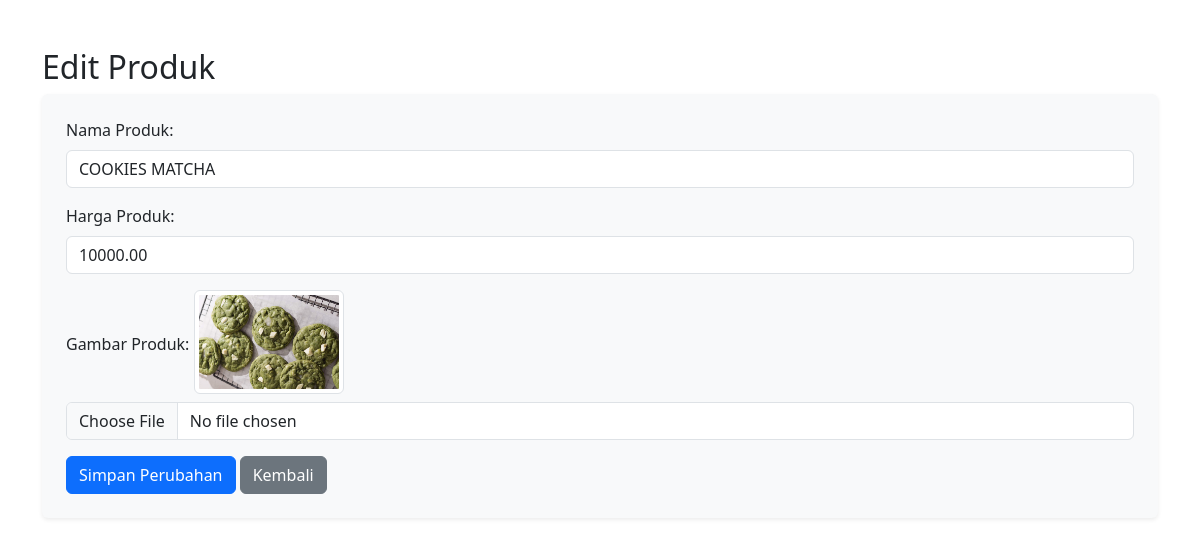
/admin/edit_produk.php?id=11, run on the app's committed database.
### tables this page shows
CREATE TABLE `produk` (
  `id_produk` int NOT NULL,
  `nama_produk` varchar(100) NOT NULL,
  `harga_produk` decimal(10,2) NOT NULL,
  `gambar_produk` varchar(255) NOT NULL
);

### admin/edit_produk.php (the view, shortened to what this page needs)
<?php
include 'config.php';
$id_produk = $_GET['id'] ?? '';
$nama_produk = '';
$harga_produk = '';
$gambar_produk = '';
if (!empty($id_produk)) {
    $query = "SELECT * FROM produk WHERE id_produk = '$id_produk'";
    $result = mysqli_query($conn, $query);
    if ($row = mysqli_fetch_assoc($result)) {
        $nama_produk = $row['nama_produk'];
        $harga_produk = $row['harga_produk'];
        $gambar_produk = $row['gambar_produk'];
    } else {
        $error = "Produk tidak ditemukan!";
    }
} else {
    $error = "ID Produk tidak valid!";
}
?>
<!DOCTYPE html>
<html lang="id">
<head>
    <link href="https://cdn.jsdelivr.net/npm/bootstrap@5.3.2/dist/css/bootstrap.min.css" rel="stylesheet">
</head>
<body>
    <div class="container my-5">
        <h2>Edit Produk</h2>
        <form action="" method="post" enctype="multipart/form-data" class="bg-light p-4 rounded shadow-sm">
            <div class="mb-3">
                <label for="nama_produk" class="form-label">Nama Produk:</label>
                <input type="text" id="nama_produk" name="nama_produk" class="form-control" value="<?php echo htmlspecialchars($nama_produk); ?>" required>
            </div>
            <div class="mb-3">
                <label for="harga_produk" class="form-label">Harga Produk:</label>
                <input type="number" id="harga_produk" name="harga_produk" class="form-control" value="<?php echo htmlspecialchars($harga_produk); ?>" required>
            </div>
            <div class="mb-3">
                <label for="gambar_produk" class="form-label">Gambar Produk:</label>
                <?php if ($gambar_produk): ?>
                    <img src="uploads/<?php echo htmlspecialchars($gambar_produk); ?>" alt="Gambar Produk" class="img-thumbnail mb-2" style="max-width: 150px;">
                <?php endif; ?>
                <input type="file" id="gambar_produk" name="gambar_produk" class="form-control" accept="image/*">
            </div>
            <button type="submit" class="btn btn-primary">Simpan Perubahan</button>
            <a href="admin.php" class="btn btn-secondary">Kembali</a>
        </form>
    </div>
</body>
</html>

### data on the page
produk: nama_produk "COOKIES MATCHA", harga_produk "10000.00", gambar_produk (picture)
